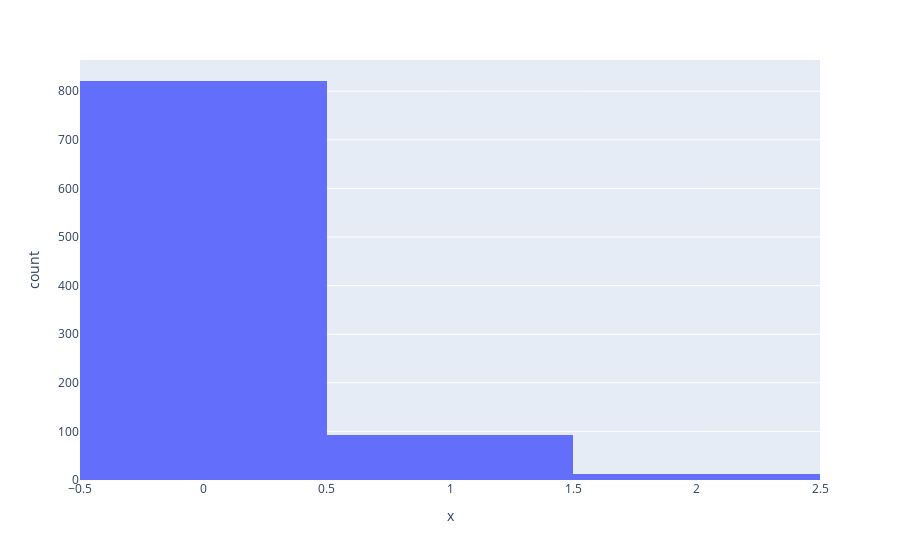

Notebook code cell kept with this figure:
### Code cell
px.histogram(x = y)

### Figure 1 — Plotly figure (JSON) as saved in the notebook; plotly's stock layout.template omitted (floating-point values rounded to 4 significant figures; data arrays with more than 128 entries replaced by an {"elided": "..."} marker saying what was removed)
{"data": [{"alignmentgroup": "True", "bingroup": "x", "hovertemplate": "x=%{x}<br>count=%{y}<extra></extra>", "legendgroup": "", "marker": {"color": "#636efa", "pattern": {"shape": ""}}, "name": "", "offsetgroup": "", "orientation": "v", "showlegend": false, "type": "histogram", "x": {"elided": "926 int values"}, "xaxis": "x", "yaxis": "y"}], "layout": {"barmode": "relative", "legend": {"tracegroupgap": 0}, "margin": {"t": 60}, "xaxis": {"anchor": "y", "domain": [0, 1], "title": {"text": "x"}}, "yaxis": {"anchor": "x", "domain": [0, 1], "title": {"text": "count"}}}}
